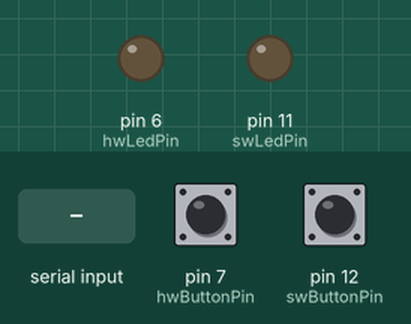
This sketch was run on a simulated Arduino Uno, built with avr-gcc and run on an emulated ATmega328P. Parts: output pins drawn as LEDs (lit = HIGH). The inputs (shaded band) are chosen by the test bench; at power-on: pin 7 (hwButtonPin) LOW, pin 12 (swButtonPin) LOW.

Above: at 1.2 s.
1.3 s: "1" received over Serial
At 1.6 s:
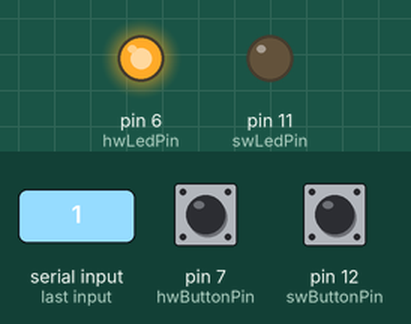
2.8 s: "1" received over the second serial link
At 3.9 s:
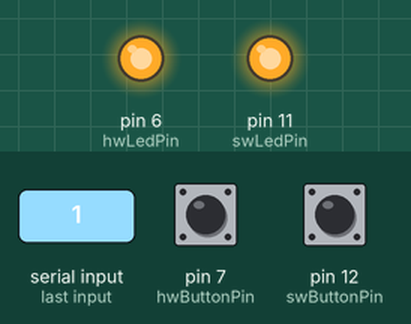
Timing chart, 0 to 5.8 s (numbered marks = the images above; inputs shaded):
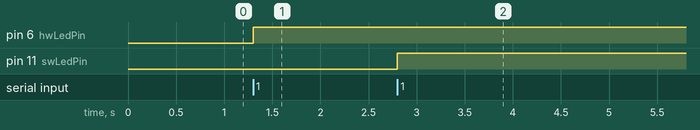

The sketch:

aalzah23lab7.ino
```cpp
// Aziz Alzahrani - 675518850
// Lab 7 - Serial Communication
// This code makes use of the hardware serial communication on the board using pins 0 (RX) and 1 (TX),
// as well as a defined software serial object utilizing two other pins.
// It reads input from two buttons, each associated with a serial object, and writes to each button's object whenever any of them is pressed.
// Each serial object reads in what the other has wrote and toggles an LED associated to it, based on the data read from the other object.
// This program assumes the following:
// - Software serial object's RX and TX are defined to be pins 2 and 3, respectively.
// - LED associated to the hardware serial is connected to pin 6
// - Button associated to the hardware serial is connected to pin 7
// - LED associated to the software serial is connected to pin 11
// - Button associated to the software serial is connected to pin 12
// No references used.
// Youtube video link - https://youtu.be/-B5-Yc6-Chs

#include <SoftwareSerial.h>

SoftwareSerial mySerial(2, 3);

const int hwLedPin = 6, hwButtonPin = 7, swLedPin = 11, swButtonPin = 12;
bool hwLedState = false, swLedState = false, isHwBPressed = false, isSwBPressed = false;

void setup() {
  // Starting the serial communications
  Serial.begin(9600);
  mySerial.begin(9600);

  // Setting up the LEDs and buttons
  pinMode(hwLedPin, OUTPUT);
  pinMode(hwButtonPin, INPUT);
  pinMode(swLedPin, OUTPUT);
  pinMode(swButtonPin, INPUT);
}

void loop() {
  // Check if the hardware button is pressed once, invert the software LED's state then write it to the hardware serial object
  if (digitalRead(hwButtonPin)) {
    if (!isHwBPressed) {
      swLedState = !swLedState;
      Serial.write(swLedState);
      isHwBPressed = true;
    }
  } else {
    isHwBPressed = false;
  }

  // Check if the software button is pressed once, invert the hardware LED's state then write it to the software serial object
  if (digitalRead(swButtonPin)) {
    if (!isSwBPressed) {
      hwLedState = !hwLedState;
      mySerial.write(hwLedState);
      isSwBPressed = true;
    }
  } else {
    isSwBPressed = false;
  }

  // Check if any data is available to the hardware serial, read in the new state of the hardware LED and update it
  if (Serial.available()) {
    digitalWrite(hwLedPin, Serial.read());
  }

  // Check if any data is available to the software serial, read in the new state of the software LED and update it
  if (mySerial.available()) {
    digitalWrite(swLedPin, mySerial.read());
  }
}
```

Measured:
- after the input at 1.3 s, pin 6 (hwLedPin): LOW → HIGH at once
- after the input at 2.8 s, pin 11 (swLedPin): LOW → HIGH at once
